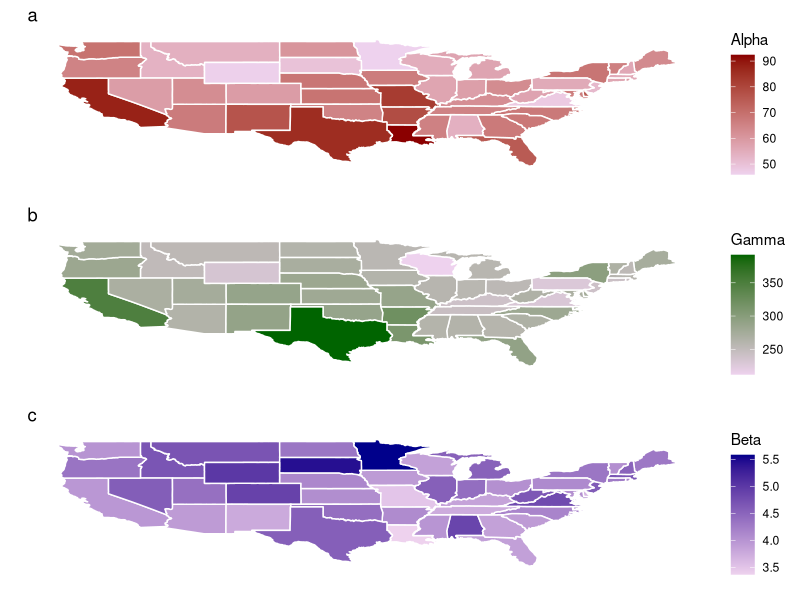
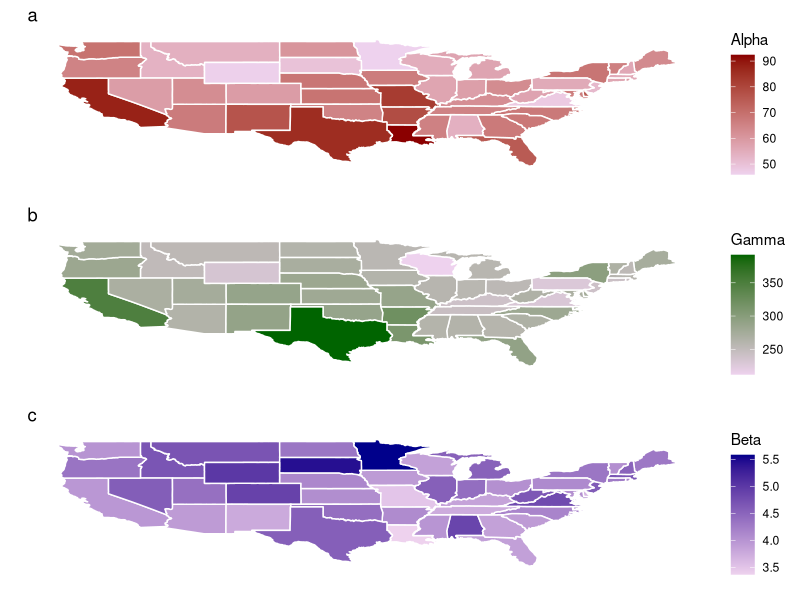

Generate these figures, in order, with R:
# vs http://www.biodiversitymapping.org/USA_birds.htm#thumb

# https://gist.github.com/cdesante/4252133

# devtools::install_github("baptiste/egg")

library(tidyverse)
library(stringr)
library(purrr)
library(egg)

#load("data/US_Diversity.RData")
res <- read_csv("data/Simulation_Results.csv") %>%
  group_by(location, n_checklists_per_week) %>%
  summarise_each(
    funs(mean),
    alpha,
    beta,
    gamma
  ) %>%
  ungroup() %>%
  filter(n_checklists_per_week == 8)

all_states <- map_data("state")
res$region <- str_to_lower(state.name)

all_states <- all_states[all_states$region != "district of columbia",]

Total <- merge(all_states, res, by = "region")

plots <- pmap(list(
  div_var = c("alpha","gamma", "beta"),
  fig_name_suffix = c("a","b","c"),
  high_color = c("darkred", "darkgreen", "darkblue")
),function(div_var,fig_name_suffix,high_color) {
  ggplot() +
    geom_polygon(
    data = Total,
    aes(x = long, y = lat, group = group, fill = Total[,div_var]),
    colour = "white") +
    scale_fill_continuous(low = "thistle2", high = high_color, guide = "colorbar") +
    theme_bw() +
    labs(fill = str_to_title(div_var), x = "", y = "") +
    scale_y_continuous(breaks = c()) +
    scale_x_continuous(breaks = c()) +
    theme(panel.border = element_blank()) +
    ggtitle(fig_name_suffix) + theme(plot.title = element_text(hjust = 0))
}
)

combined_plots <- ggarrange(
  plots[[1]],plots[[2]], plots[[3]],
  ncol = 1
)
ggsave(paste0("results/Fig1.eps"), combined_plots, width = 0.66*8, height = 0.33*11*3)
